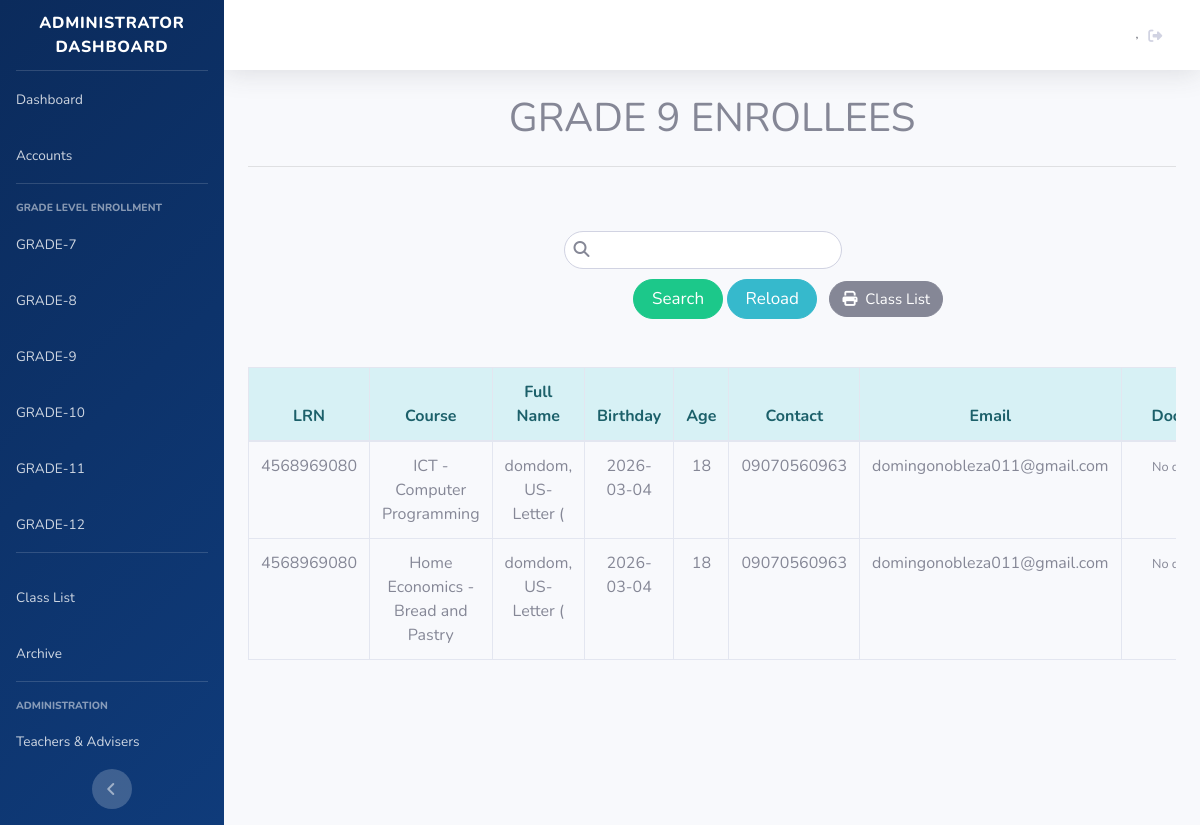
The app's page /admn_nine.php, older data.
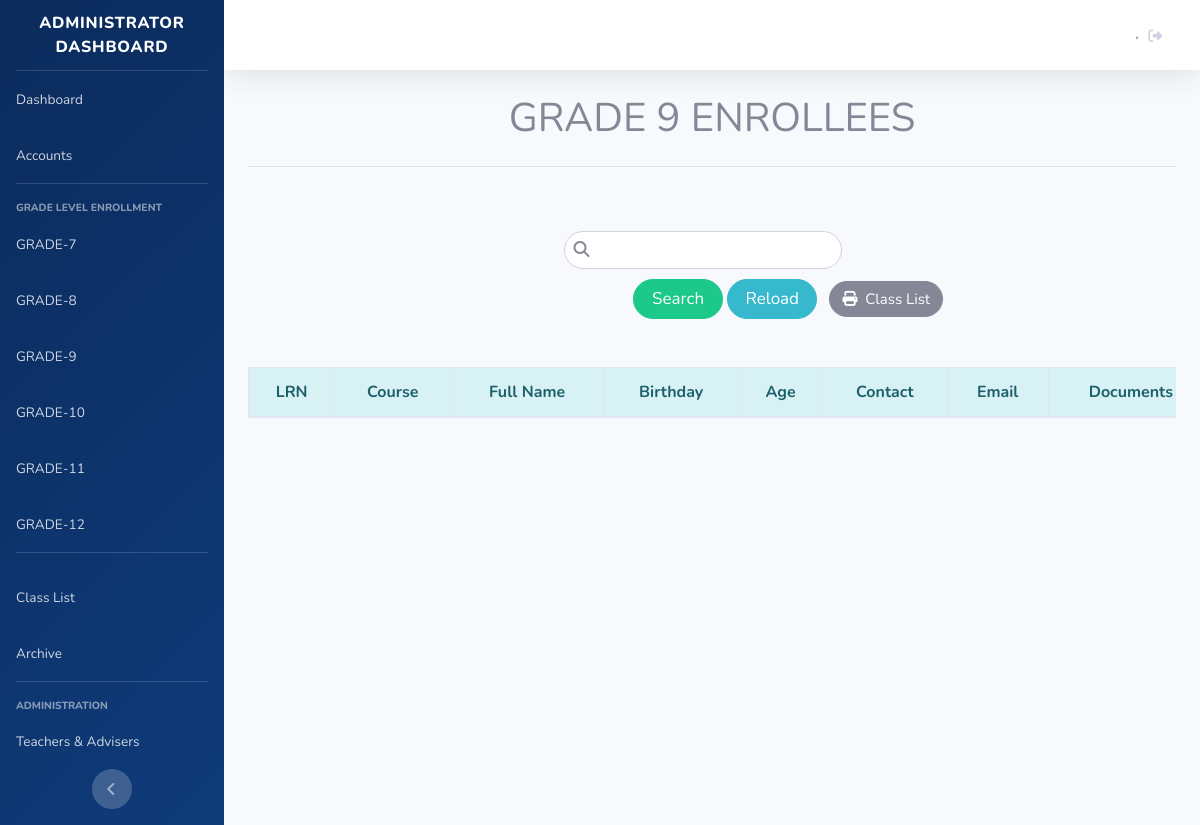
The same page, newer data.
### tables this page shows
CREATE TABLE `tbl_nine` (
  `id_nine` int NOT NULL,
  `id_resident` int NOT NULL,
  `sy` varchar(50) NOT NULL,
  `lrn` varchar(50) NOT NULL,
  `course` varchar(100) NOT NULL,
  `lname` varchar(50) NOT NULL,
  `fname` varchar(255) NOT NULL,
  `mi` varchar(255) NOT NULL,
  `bdate` date NOT NULL,
  `sex` varchar(50) NOT NULL,
  `age` int NOT NULL,
  `contact` varchar(50) NOT NULL,
  `email` varchar(50) NOT NULL,
  `current_address` varchar(255) NOT NULL,
  `perm_address` varchar(255) NOT NULL,
  `ffname` varchar(255) NOT NULL,
  `flname` varchar(255) NOT NULL,
  `fmi` varchar(255) NOT NULL,
  `contact_f` varchar(100) NOT NULL,
  `mlname` varchar(255) NOT NULL,
  `mfname` varchar(255) NOT NULL,
  `mmi` varchar(255) NOT NULL,
  `contact_m` varchar(20) NOT NULL,
  `lglc` varchar(255) NOT NULL,
  `lsa` varchar(255) NOT NULL,
  `lysc` varchar(255) NOT NULL,
  `school_id` varchar(50) NOT NULL,
  `is_archived` tinyint(1) NOT NULL DEFAULT '0',
  `archived_at` timestamp NULL DEFAULT NULL,
  `documents` text,
  `is_ip` varchar(10) NOT NULL DEFAULT 'No',
  `ip_group` varchar(255) NOT NULL DEFAULT '',
  `is_4ps` varchar(10) NOT NULL DEFAULT 'No',
  `fourps_id` varchar(100) NOT NULL DEFAULT '',
  `prev_grade_table` varchar(50) DEFAULT NULL,
  `prev_grade_id` int DEFAULT '0'
);

### classes/main.class.php (called while the page is built, shortened)
<?php
class EUSEBIAClass {
    protected $server = "mysql:host=localhost;dbname=eusebia";
    protected $user = "root";
    protected $pass = "";
    protected $options = array(PDO::ATTR_ERRMODE => PDO::ERRMODE_EXCEPTION, PDO::ATTR_DEFAULT_FETCH_MODE => PDO::FETCH_ASSOC);
    public function openConn() {
        try {
            $this->con = new PDO($this->server, $this->user, $this->pass, $this->options);
            return $this->con;
        }
        catch(PDOException $e) {
            echo "Datbase Connection Error! ", $e->getMessage();
        }
    }
    public function view_nine(){
        $connection = $this->openConn();
        $stmt = $connection->prepare("SELECT * FROM tbl_nine WHERE is_archived = 0 OR is_archived IS NULL");
        $stmt->execute();
        return $stmt->fetchAll();
    }
}
?>

### admn_nine_search.php (the view, shortened to what the changed rows need)
<?php require 'classes/conn.php'; ?>
<?php
function renderDocs_nine($docsJson) {
    $docs = json_decode($docsJson ?? '[]', true);
    if (empty($docs)) { echo '<span class="text-muted small">No documents</span>'; return; }
}
    ?>
<?php if (isset($_POST['search_nine'])): $keyword = $_POST['keyword']; ?>
<div class="table-responsive" style="width:100%;overflow-x:auto;">
    <table class="table table-hover text-center table-bordered" style="min-width:1200px;">
        <thead class="alert-info">
            <tr>
                <th>LRN</th><th>Course</th><th>Full Name</th><th>Birthday</th><th>Age</th>
                <th>Contact</th><th>Email</th><th>Documents</th><th>Status</th><th>Actions</th>
            </tr>
        </thead>
        <tbody>
        <?php
            $kw   = "%$keyword%";
            $stmt = $conn->prepare("SELECT * FROM `tbl_nine` WHERE `lname` LIKE ? OR `fname` LIKE ? OR `id_resident` LIKE ? OR `lrn` LIKE ?");
            $stmt->execute([$kw, $kw, $kw, $kw]);
            while ($view = $stmt->fetch()):
                $sStatus = $view['enrollment_status'] ?? 'Pending';
        ?>
        <tr>
            <td><?= htmlspecialchars($view['lrn']) ?></td>
            <td><?= htmlspecialchars($view['course']) ?></td>
            <td><?= htmlspecialchars($view['lname']) ?>, <?= htmlspecialchars($view['fname']) ?> <?= htmlspecialchars($view['mi']) ?></td>
            <td><?= htmlspecialchars($view['bdate']) ?></td>
            <td><?= htmlspecialchars($view['age']) ?></td>
            <td><?= htmlspecialchars($view['contact']) ?></td>
            <td><?= htmlspecialchars($view['email']) ?></td>
            <td style="min-width:145px;"><?php renderDocs_nine($view['documents'] ?? ''); ?></td>
            <td><?php renderStatus_nine($sStatus); ?></td>
            <td style="min-width:220px;">
                <?php renderActions_nine($view['id_nine'], $view['id_resident'], $sStatus,
                    $view['fname'], $view['lname'], $view['mi'], 'Srch'); ?>
            </td>
        </tr>
        <div class="modal fade" id="viewModalSrch<?= $view['id_resident'] ?>" tabindex="-1" role="dialog" aria-hidden="true">
            <div class="modal-dialog modal-md modal-dialog-centered" role="document">
                <div class="modal-content">
                    <div class="modal-header bg-primary text-white">
                        <h5 class="modal-title">Student Profile: <?= htmlspecialchars($view['fname']) ?></h5>
                        <button type="button" class="close text-white" data-dismiss="modal"><span>&times;</span></button>
                    </div>
                    <div class="modal-body text-left">
                        <p><strong>LRN:</strong> <?= htmlspecialchars($view['lrn']) ?></p>
                        <p><strong>Full Name:</strong> <?= htmlspecialchars($view['lname']) ?>, <?= htmlspecialchars($view['fname']) ?> <?= htmlspecialchars($view['mi']) ?></p>
                        <p><strong>Age:</strong> <?= htmlspecialchars($view['age']) ?></p>
                        <p><strong>Email:</strong> <?= htmlspecialchars($view['email']) ?></p>
                        <p><strong>Status:</strong> <?php renderStatus_nine($sStatus); ?></p>
                        <?php if ($sStatus === 'Rejected' && !empty($view['reject_reason'])): ?>
                        <p><strong>Rejection Reason:</strong> <?= htmlspecialchars($view['reject_reason']) ?></p>
                        <?php endif; ?>
                    </div>
                    <div class="modal-footer">
                        <button type="button" class="btn btn-secondary" data-dismiss="modal">Close</button>
                    </div>
                </div>
            </div>
        </div>
        <?php endwhile; ?>
        </tbody>
    </table>
</div>
<?php else:  ?>
<div class="table-responsive" style="width:100%;overflow-x:auto;">
    <table class="table table-hover text-center table-bordered" style="min-width:1200px;">
        <thead class="alert-info">
            <tr>
                <th>LRN</th><th>Course</th><th>Full Name</th><th>Birthday</th><th>Age</th>
                <th>Contact</th><th>Email</th><th>Documents</th><th>Status</th><th>Actions</th>
            </tr>
        </thead>
        <tbody>
    <?php if (is_array($view)): foreach ($view as $row):
    ?>
        <tr>
            <td><?= htmlspecialchars($row['lrn']) ?></td>
            <td><?= htmlspecialchars($row['course']) ?></td>
            <td><?= htmlspecialchars($row['lname']) ?>, <?= htmlspecialchars($row['fname']) ?> <?= htmlspecialchars($row['mi']) ?></td>
            <td><?= htmlspecialchars($row['bdate']) ?></td>
            <td><?= htmlspecialchars($row['age']) ?></td>
            <td><?= htmlspecialchars($row['contact']) ?></td>
            <td><?= htmlspecialchars($row['email']) ?></td>
            <td style="min-width:145px;"><?php renderDocs_nine($row['documents'] ?? ''); ?></td>
        </tr>
    <?php endforeach; endif; ?>
        </tbody>
    </table>
</div>
<?php endif; $conn = null; ?>

Row changes from the older to the newer data that the page shows:
removed tbl_nine: lrn "4568969080", course "ICT - Computer Programming", lname "domdom", fname "US-Letter", mi "(", bdate "2026-03-04", age "18", contact "09070560963", email "domingonobleza011@gmail.com"
removed tbl_nine: lrn "4568969080", course "Home Economics - Bread and Pastry", lname "domdom", fname "US-Letter", mi "(", bdate "2026-03-04", age "18", contact "09070560963", email "domingonobleza011@gmail.com"
